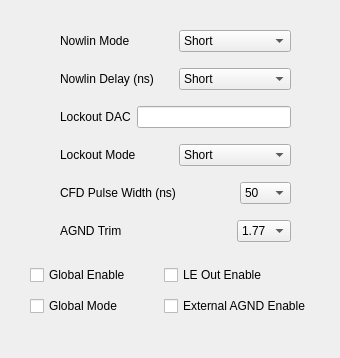
<?xml version="1.0" encoding="UTF-8"?>
<ui version="4.0">
 <class>Dialog</class>
 <widget class="QDialog" name="Dialog">
  <property name="geometry">
   <rect>
    <x>0</x>
    <y>0</y>
    <width>340</width>
    <height>358</height>
   </rect>
  </property>
  <property name="windowTitle">
   <string>Dialog</string>
  </property>
  <widget class="QWidget" name="layoutWidget">
   <property name="geometry">
    <rect>
     <x>30</x>
     <y>260</y>
     <width>281</width>
     <height>61</height>
    </rect>
   </property>
   <layout class="QGridLayout" name="gridLayout">
    <item row="3" column="2">
     <widget class="QCheckBox" name="externalAgndEnable">
      <property name="text">
       <string>External AGND Enable</string>
      </property>
     </widget>
    </item>
    <item row="3" column="1">
     <widget class="QCheckBox" name="globalMode">
      <property name="text">
       <string>Global Mode</string>
      </property>
     </widget>
    </item>
    <item row="2" column="2">
     <widget class="QCheckBox" name="LEOutEnable">
      <property name="text">
       <string>LE Out Enable</string>
      </property>
     </widget>
    </item>
    <item row="2" column="1">
     <widget class="QCheckBox" name="globalEnable">
      <property name="text">
       <string>Global Enable</string>
      </property>
     </widget>
    </item>
   </layout>
  </widget>
  <widget class="QWidget" name="layoutWidget">
   <property name="geometry">
    <rect>
     <x>60</x>
     <y>20</y>
     <width>231</width>
     <height>235</height>
    </rect>
   </property>
   <layout class="QVBoxLayout" name="verticalLayout">
    <item>
     <layout class="QHBoxLayout" name="horizontalLayout">
      <item>
       <widget class="QLabel" name="label">
        <property name="sizePolicy">
         <sizepolicy hsizetype="Expanding" vsizetype="Preferred">
          <horstretch>0</horstretch>
          <verstretch>0</verstretch>
         </sizepolicy>
        </property>
        <property name="text">
         <string>Nowlin Mode</string>
        </property>
       </widget>
      </item>
      <item>
       <widget class="QComboBox" name="nowlinMode">
        <property name="sizePolicy">
         <sizepolicy hsizetype="MinimumExpanding" vsizetype="Fixed">
          <horstretch>0</horstretch>
          <verstretch>0</verstretch>
         </sizepolicy>
        </property>
        <item>
         <property name="text">
          <string>Short</string>
         </property>
        </item>
        <item>
         <property name="text">
          <string>Long</string>
         </property>
        </item>
       </widget>
      </item>
     </layout>
    </item>
    <item>
     <layout class="QHBoxLayout" name="horizontalLayout_2">
      <item>
       <widget class="QLabel" name="label_2">
        <property name="sizePolicy">
         <sizepolicy hsizetype="Expanding" vsizetype="Preferred">
          <horstretch>0</horstretch>
          <verstretch>0</verstretch>
         </sizepolicy>
        </property>
        <property name="text">
         <string>Nowlin Delay (ns)</string>
        </property>
       </widget>
      </item>
      <item>
       <widget class="QComboBox" name="nowlinDelay">
        <property name="sizePolicy">
         <sizepolicy hsizetype="MinimumExpanding" vsizetype="Fixed">
          <horstretch>0</horstretch>
          <verstretch>0</verstretch>
         </sizepolicy>
        </property>
        <item>
         <property name="text">
          <string>Short</string>
         </property>
        </item>
        <item>
         <property name="text">
          <string>Long</string>
         </property>
        </item>
       </widget>
      </item>
     </layout>
    </item>
    <item>
     <layout class="QHBoxLayout" name="horizontalLayout_5">
      <item>
       <widget class="QLabel" name="label_5">
        <property name="text">
         <string>Lockout DAC</string>
        </property>
       </widget>
      </item>
      <item>
       <widget class="QLineEdit" name="LockoutDAC">
        <property name="sizePolicy">
         <sizepolicy hsizetype="MinimumExpanding" vsizetype="Fixed">
          <horstretch>0</horstretch>
          <verstretch>0</verstretch>
         </sizepolicy>
        </property>
       </widget>
      </item>
     </layout>
    </item>
    <item>
     <layout class="QHBoxLayout" name="horizontalLayout_4">
      <item>
       <widget class="QLabel" name="label_4">
        <property name="sizePolicy">
         <sizepolicy hsizetype="Expanding" vsizetype="Preferred">
          <horstretch>0</horstretch>
          <verstretch>0</verstretch>
         </sizepolicy>
        </property>
        <property name="text">
         <string>Lockout Mode</string>
        </property>
       </widget>
      </item>
      <item>
       <widget class="QComboBox" name="lockoutMode">
        <property name="sizePolicy">
         <sizepolicy hsizetype="MinimumExpanding" vsizetype="Fixed">
          <horstretch>0</horstretch>
          <verstretch>0</verstretch>
         </sizepolicy>
        </property>
        <item>
         <property name="text">
          <string>Short</string>
         </property>
        </item>
        <item>
         <property name="text">
          <string>Long</string>
         </property>
        </item>
        <item>
         <property name="text">
          <string>Disabled</string>
         </property>
        </item>
       </widget>
      </item>
     </layout>
    </item>
    <item>
     <layout class="QHBoxLayout" name="horizontalLayout_6">
      <item>
       <widget class="QLabel" name="label_6">
        <property name="sizePolicy">
         <sizepolicy hsizetype="Expanding" vsizetype="Preferred">
          <horstretch>0</horstretch>
          <verstretch>0</verstretch>
         </sizepolicy>
        </property>
        <property name="text">
         <string>CFD Pulse Width (ns)</string>
        </property>
       </widget>
      </item>
      <item>
       <widget class="QComboBox" name="CFDPulseWidth">
        <item>
         <property name="text">
          <string>50</string>
         </property>
        </item>
        <item>
         <property name="text">
          <string>100</string>
         </property>
        </item>
        <item>
         <property name="text">
          <string>200</string>
         </property>
        </item>
        <item>
         <property name="text">
          <string>500</string>
         </property>
        </item>
       </widget>
      </item>
     </layout>
    </item>
    <item>
     <layout class="QHBoxLayout" name="horizontalLayout_3">
      <item>
       <widget class="QLabel" name="label_3">
        <property name="sizePolicy">
         <sizepolicy hsizetype="Expanding" vsizetype="Preferred">
          <horstretch>0</horstretch>
          <verstretch>0</verstretch>
         </sizepolicy>
        </property>
        <property name="text">
         <string>AGND Trim</string>
        </property>
       </widget>
      </item>
      <item>
       <widget class="QComboBox" name="AgndTrim">
        <item>
         <property name="text">
          <string>1.77</string>
         </property>
        </item>
       </widget>
      </item>
     </layout>
    </item>
   </layout>
  </widget>
 </widget>
 <resources/>
 <connections/>
</ui>
